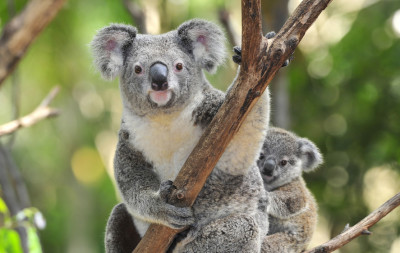
//> input picture src/test/resources/koala1.jpg, 400 x 253 px
$ ./MatchTemplate_Demo ../../test/resources/koala1.jpg ../../test/resources/koala2.jpg   (built with g++ and OpenCV 4)
//> lines starting //> are read from the running program, lines starting //| are printed output that depends on the picture; after the words box and inside, x2 and y2 are one past the last pixel; in counts of white or black regions, pixels touching at a corner belong together
/**
 * @file MatchTemplate_Demo.cpp
 * @brief Sample code to use the function MatchTemplate
 * @author OpenCV team
 */

#include "opencv2/imgcodecs.hpp"
#include "opencv2/highgui.hpp"
#include "opencv2/imgproc.hpp"
#include <iostream>

using namespace std;
using namespace cv;

//! [declare]
/// Global Variables
bool use_mask;
Mat img; Mat templ; Mat mask; Mat result;
const char* image_window = "Source Image";
const char* result_window = "Result window";

int match_method;
int max_Trackbar = 5;
//! [declare]

/// Function Headers
void MatchingMethod( int, void* );

/**
 * @function main
 */
int main( int argc, char** argv )
{
  if (argc < 3)
  {
    cout << "Not enough parameters" << endl;
    cout << "Usage:\n./MatchTemplate_Demo <image_name> <template_name> [<mask_name>]" << endl;
    return -1;
  }

  //! [load_image]
  /// Load image and template
  img = imread( argv[1], IMREAD_COLOR );
//> img is the input picture: 253 rows x 400 cols, CV_8UC3; mean B, G, R 97.7, 131, 129.6
  templ = imread( argv[2], IMREAD_COLOR );
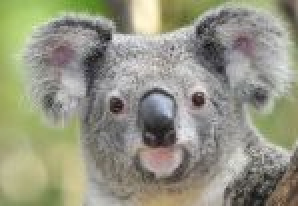
//> input picture src/test/resources/koala2.jpg, 149 x 103 px (shown 2 times larger)
//> templ is the input picture: 103 rows x 149 cols, CV_8UC3; mean B, G, R 130.5, 149.1, 148.7

  if(argc > 3) {
    use_mask = true;
    mask = imread( argv[3], IMREAD_COLOR );
  }

  if(img.empty() || templ.empty() || (use_mask && mask.empty()))
  {
    cout << "Can't read one of the images" << endl;
    return -1;
  }
  //! [load_image]

  //! [create_windows]
  /// Create windows
  namedWindow( image_window, WINDOW_AUTOSIZE );
  namedWindow( result_window, WINDOW_AUTOSIZE );
  //! [create_windows]

  //! [create_trackbar]
  /// Create Trackbar
  const char* trackbar_label = "Method: \n 0: SQDIFF \n 1: SQDIFF NORMED \n 2: TM CCORR \n 3: TM CCORR NORMED \n 4: TM COEFF \n 5: TM COEFF NORMED";
  createTrackbar( trackbar_label, image_window, &match_method, max_Trackbar, MatchingMethod );
  //! [create_trackbar]

  MatchingMethod( 0, 0 );

  //! [wait_key]
  waitKey(0);
  return 0;
  //! [wait_key]
}

/**
 * @function MatchingMethod
 * @brief Trackbar callback
 */
void MatchingMethod( int, void* )
{
  //! [copy_source]
  /// Source image to display
  Mat img_display;
  img.copyTo( img_display );
  //! [copy_source]

  //! [create_result_matrix]
  /// Create the result matrix
  int result_cols =  img.cols - templ.cols + 1;
//> result_cols = 252
  int result_rows = img.rows - templ.rows + 1;
//> result_rows = 151

  result.create( result_rows, result_cols, CV_32FC1 );
  //! [create_result_matrix]

  //! [match_template]
  /// Do the Matching and Normalize
  bool method_accepts_mask = (TM_SQDIFF == match_method || match_method == TM_CCORR_NORMED);
  if (use_mask && method_accepts_mask)
    { matchTemplate( img, templ, result, match_method, mask); }
  else
    { matchTemplate( img, templ, result, match_method); }
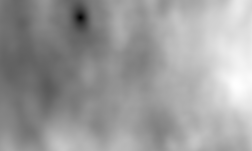
//> result: 151 rows x 252 cols, CV_32FC1; min 1358011, max 293553216, mean 179896752; drawn with min black and max white
  //! [match_template]

  //! [normalize]
  normalize( result, result, 0, 1, NORM_MINMAX, -1, Mat() );
  //! [normalize]

  //! [best_match]
  /// Localizing the best match with minMaxLoc
  double minVal; double maxVal; Point minLoc; Point maxLoc;
  Point matchLoc;

  minMaxLoc( result, &minVal, &maxVal, &minLoc, &maxLoc, Mat() );
//> minVal = 0; maxVal = 1; minLoc = Point(80, 17); maxLoc = Point(236, 84)
  //! [best_match]

  //! [match_loc]
  /// For SQDIFF and SQDIFF_NORMED, the best matches are lower values. For all the other methods, the higher the better
  if( match_method  == TM_SQDIFF || match_method == TM_SQDIFF_NORMED )
    { matchLoc = minLoc; }
//> matchLoc = Point(80, 17)
  else
    { matchLoc = maxLoc; }

    cout << minVal << endl;
//| 0
    cout << maxVal << endl;
//| 1

  //! [match_loc]

  //! [imshow]
  /// Show me what you got
  rectangle( img_display, matchLoc, Point( matchLoc.x + templ.cols , matchLoc.y + templ.rows ), Scalar::all(0), 2, 8, 0 );
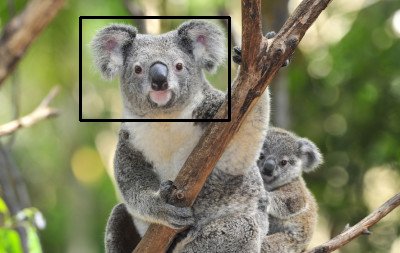
//> img_display: 253 rows x 400 cols, CV_8UC3; 1.49% of pixels changed, all inside (x1, y1, x2, y2) = (79, 16, 231, 122)
  rectangle( result, matchLoc, Point( matchLoc.x + templ.cols , matchLoc.y + templ.rows ), Scalar::all(0), 2, 8, 0 );
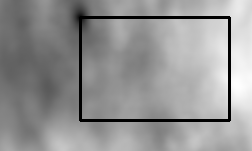
//> result: 151 rows x 252 cols, CV_32FC1; min 0, max 1, mean 0.585

  imshow( image_window, img_display );
  imshow( result_window, result );
  //! [imshow]

  return;
}
